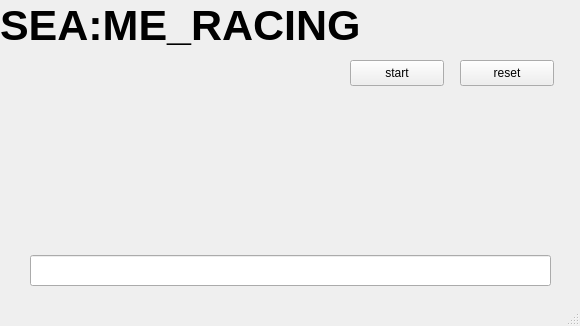
<?xml version="1.0" encoding="UTF-8"?>
<ui version="4.0">
 <class>MainWindow</class>
 <widget class="QMainWindow" name="MainWindow">
  <property name="geometry">
   <rect>
    <x>0</x>
    <y>0</y>
    <width>580</width>
    <height>326</height>
   </rect>
  </property>
  <property name="windowTitle">
   <string>MainWindow</string>
  </property>
  <widget class="QWidget" name="centralwidget">
   <widget class="QLabel" name="label">
    <property name="geometry">
     <rect>
      <x>-10</x>
      <y>80</y>
      <width>591</width>
      <height>191</height>
     </rect>
    </property>
    <property name="text">
     <string/>
    </property>
    <property name="pixmap">
     <pixmap resource="obj.qrc">:/new/prefix1/Untitled.jpeg</pixmap>
    </property>
    <property name="scaledContents">
     <bool>true</bool>
    </property>
   </widget>
   <widget class="QLabel" name="label_2">
    <property name="geometry">
     <rect>
      <x>-10</x>
      <y>120</y>
      <width>81</width>
      <height>51</height>
     </rect>
    </property>
    <property name="text">
     <string/>
    </property>
    <property name="pixmap">
     <pixmap resource="obj.qrc">:/new/prefix1/mario-removebg-preview(1).png</pixmap>
    </property>
    <property name="scaledContents">
     <bool>true</bool>
    </property>
   </widget>
   <widget class="QLabel" name="label_3">
    <property name="geometry">
     <rect>
      <x>-10</x>
      <y>180</y>
      <width>81</width>
      <height>51</height>
     </rect>
    </property>
    <property name="text">
     <string/>
    </property>
    <property name="pixmap">
     <pixmap resource="obj.qrc">:/new/prefix1/rueasy-removebg-preview(1).png</pixmap>
    </property>
    <property name="scaledContents">
     <bool>true</bool>
    </property>
   </widget>
   <widget class="QLabel" name="label_4">
    <property name="geometry">
     <rect>
      <x>0</x>
      <y>0</y>
      <width>401</width>
      <height>51</height>
     </rect>
    </property>
    <property name="font">
     <font>
      <pointsize>32</pointsize>
      <bold>true</bold>
     </font>
    </property>
    <property name="text">
     <string>SEA:ME_RACING</string>
    </property>
   </widget>
   <widget class="QPushButton" name="pushButton">
    <property name="geometry">
     <rect>
      <x>350</x>
      <y>60</y>
      <width>94</width>
      <height>26</height>
     </rect>
    </property>
    <property name="text">
     <string>start</string>
    </property>
   </widget>
   <widget class="QPushButton" name="pushButton_2">
    <property name="geometry">
     <rect>
      <x>460</x>
      <y>60</y>
      <width>94</width>
      <height>26</height>
     </rect>
    </property>
    <property name="text">
     <string>reset</string>
    </property>
   </widget>
   <widget class="QLineEdit" name="winner">
    <property name="geometry">
     <rect>
      <x>30</x>
      <y>255</y>
      <width>521</width>
      <height>31</height>
     </rect>
    </property>
    <property name="font">
     <font>
      <pointsize>20</pointsize>
      <bold>true</bold>
     </font>
    </property>
    <property name="readOnly">
     <bool>true</bool>
    </property>
   </widget>
  </widget>
  <widget class="QMenuBar" name="menubar">
   <property name="geometry">
    <rect>
     <x>0</x>
     <y>0</y>
     <width>580</width>
     <height>23</height>
    </rect>
   </property>
  </widget>
  <widget class="QStatusBar" name="statusbar"/>
 </widget>
 <resources>
  <include location="obj.qrc"/>
 </resources>
 <connections/>
</ui>
